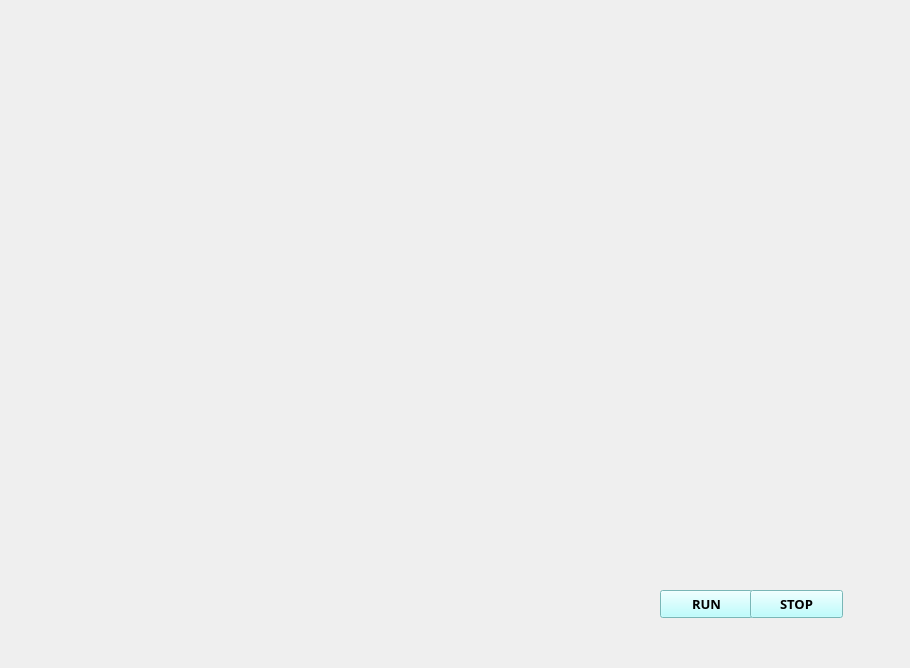
<?xml version="1.0" encoding="UTF-8"?>
<ui version="4.0">
 <class>MainWindow</class>
 <widget class="QMainWindow" name="MainWindow">
  <property name="geometry">
   <rect>
    <x>0</x>
    <y>0</y>
    <width>910</width>
    <height>668</height>
   </rect>
  </property>
  <property name="windowTitle">
   <string>MainWindow</string>
  </property>
  <widget class="QWidget" name="centralwidget">
   <widget class="QLabel" name="label">
    <property name="geometry">
     <rect>
      <x>0</x>
      <y>0</y>
      <width>911</width>
      <height>671</height>
     </rect>
    </property>
    <property name="text">
     <string/>
    </property>
    <property name="pixmap">
     <pixmap>../index.html/gauge_001.gif</pixmap>
    </property>
    <property name="scaledContents">
     <bool>true</bool>
    </property>
   </widget>
   <widget class="QPushButton" name="pushButton">
    <property name="geometry">
     <rect>
      <x>660</x>
      <y>590</y>
      <width>93</width>
      <height>28</height>
     </rect>
    </property>
    <property name="font">
     <font>
      <family>Bell MT</family>
      <pointsize>10</pointsize>
      <weight>75</weight>
      <bold>true</bold>
     </font>
    </property>
    <property name="styleSheet">
     <string notr="true">background-color: rgb(170, 255, 255);</string>
    </property>
    <property name="text">
     <string>RUN</string>
    </property>
   </widget>
   <widget class="QPushButton" name="pushButton_2">
    <property name="geometry">
     <rect>
      <x>750</x>
      <y>590</y>
      <width>93</width>
      <height>28</height>
     </rect>
    </property>
    <property name="font">
     <font>
      <family>Bell MT</family>
      <pointsize>10</pointsize>
      <weight>75</weight>
      <bold>true</bold>
     </font>
    </property>
    <property name="styleSheet">
     <string notr="true">background-color: rgb(170, 255, 255);</string>
    </property>
    <property name="text">
     <string>STOP</string>
    </property>
   </widget>
   <widget class="QTextBrowser" name="textBrowser">
    <property name="geometry">
     <rect>
      <x>330</x>
      <y>10</y>
      <width>241</width>
      <height>61</height>
     </rect>
    </property>
    <property name="font">
     <font>
      <family>Bell MT</family>
      <pointsize>10</pointsize>
      <weight>75</weight>
      <bold>true</bold>
     </font>
    </property>
    <property name="styleSheet">
     <string notr="true">background-color:transparent;
border-radius:none;
</string>
    </property>
   </widget>
   <widget class="QTextBrowser" name="textBrowser_2">
    <property name="geometry">
     <rect>
      <x>570</x>
      <y>10</y>
      <width>241</width>
      <height>61</height>
     </rect>
    </property>
    <property name="font">
     <font>
      <family>Bell MT</family>
      <pointsize>10</pointsize>
      <weight>75</weight>
      <bold>true</bold>
     </font>
    </property>
    <property name="styleSheet">
     <string notr="true">background-color:transparent;
border-radius:none;</string>
    </property>
   </widget>
  </widget>
 </widget>
 <resources/>
 <connections/>
</ui>
